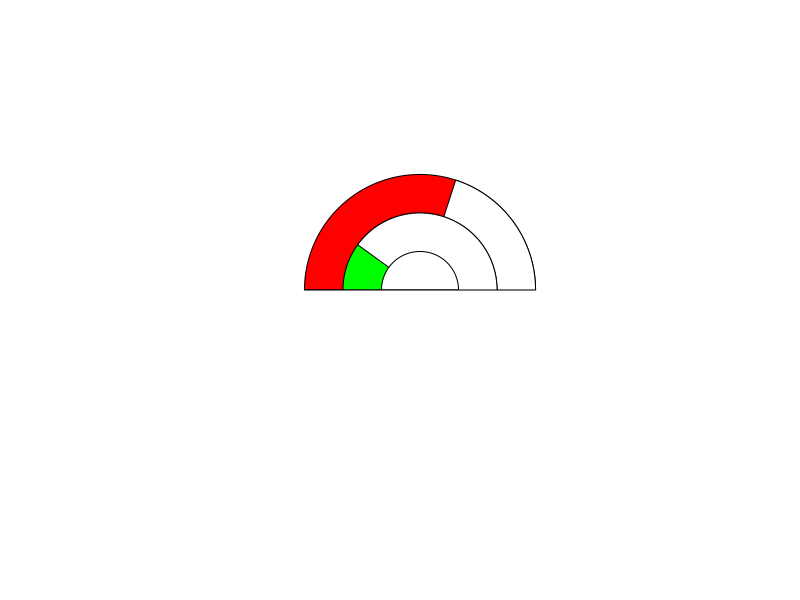

Write the R code that produced this figure.
#Geometric functions load first
upper.half.circle <- function(x,y,r,nsteps=100,  ...){  
  rs <- seq(0, pi, len=nsteps) 
  xc <- x+r*cos(rs) 
  yc <- y+r*sin(rs) 
  polygon(xc,yc,...) 
} 


upper.half.circle.rotated <- function(x,y,r,nsteps=100, score,...){  
  
  rs <- seq(0,pi,len=nsteps) 
  xc <- x+r*cos(rs) 
  yc <- y+r*sin(rs) 
  original <- matrix(c(xc, yc), byrow= TRUE, nrow=2, ncol = nsteps)
  
  angle = -score/100*pi
  
  rotate <- matrix(c(cos(angle), -sin(angle), sin(angle), cos(angle)), byrow=TRUE, nrow = 2)
  
  rotate.matrix <- rotate %*% original
  
  new.xc <- rotate.matrix[1,]
  new.yc <- rotate.matrix[2,]
  
  
  polygon(new.xc, new.yc, ...) 
} 


lower.half.circle <- function(x,y,r,nsteps=100,...){ 
  rs <- seq(0,pi,len=nsteps) 
  xc <- x-r*cos(rs) 
  yc <- y-r*sin(rs) 
  polygon(xc,yc,...) 
} 



#Initialize plot
plot(1, type="n",axes=F,xlab="", ylab="",xlim=c(-50,50),ylim=c(-50,50), asp=1)

#Subtend a red arc- Outter arc
upper.half.circle(0,0,30,nsteps=100,col='red')

#Subtend arc that is 60% of 180 degrees
upper.half.circle.rotated(0,0,30,nsteps=100,col='white', score = 60)

#Subtend a green arc - Inner arc
upper.half.circle(0,0,20,nsteps=100,col='green')

#Subtend an arc that is 20% of 180 degrees
upper.half.circle.rotated(0,0,20,nsteps=100,col='white', score = 20)

#Fill an inner circle for aesthetics
upper.half.circle(0,0,10,nsteps=100,col='white')

#Clean up the plotting details
#This hides the left-overs from rotations
polygon(c(-50, 50, 50, -50, -50),c(0, 0, -50, -50, 0), col = "white", border = FALSE)

#Draw a base line, easily left out if you don't like it.
polygon(c(-30, 30),c(0, 0), col = "black")



